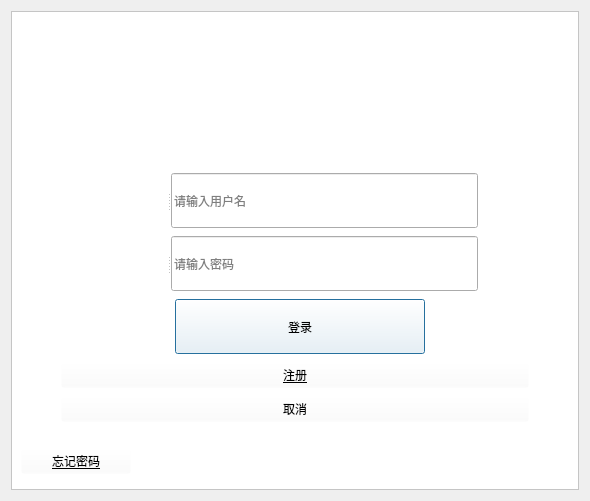
<?xml version="1.0" encoding="UTF-8"?>
<ui version="4.0">
 <class>DialogLogIn</class>
 <widget class="QDialog" name="DialogLogIn">
  <property name="geometry">
   <rect>
    <x>0</x>
    <y>0</y>
    <width>590</width>
    <height>501</height>
   </rect>
  </property>
  <property name="windowTitle">
   <string>Dialog</string>
  </property>
  <layout class="QHBoxLayout" name="horizontalLayout_7">
   <item>
    <widget class="QFrame" name="frame">
     <property name="styleSheet">
      <string notr="true">#frame{background-color: rgb(255, 255, 255);}</string>
     </property>
     <property name="frameShape">
      <enum>QFrame::StyledPanel</enum>
     </property>
     <property name="frameShadow">
      <enum>QFrame::Raised</enum>
     </property>
     <layout class="QVBoxLayout" name="verticalLayout_2">
      <item>
       <spacer name="verticalSpacer">
        <property name="orientation">
         <enum>Qt::Vertical</enum>
        </property>
        <property name="sizeType">
         <enum>QSizePolicy::Maximum</enum>
        </property>
        <property name="sizeHint" stdset="0">
         <size>
          <width>20</width>
          <height>150</height>
         </size>
        </property>
       </spacer>
      </item>
      <item>
       <layout class="QHBoxLayout" name="horizontalLayout_6" stretch="1,4,1">
        <item>
         <spacer name="horizontalSpacer_2">
          <property name="orientation">
           <enum>Qt::Horizontal</enum>
          </property>
          <property name="sizeHint" stdset="0">
           <size>
            <width>38</width>
            <height>20</height>
           </size>
          </property>
         </spacer>
        </item>
        <item>
         <widget class="QSplitter" name="splitter">
          <property name="minimumSize">
           <size>
            <width>350</width>
            <height>0</height>
           </size>
          </property>
          <property name="orientation">
           <enum>Qt::Horizontal</enum>
          </property>
          <widget class="QLabel" name="label_2">
           <property name="minimumSize">
            <size>
             <width>55</width>
             <height>55</height>
            </size>
           </property>
           <property name="maximumSize">
            <size>
             <width>55</width>
             <height>55</height>
            </size>
           </property>
           <property name="styleSheet">
            <string notr="true">border-image: url(:/new/prefix1/m_icon/user.png);</string>
           </property>
           <property name="text">
            <string/>
           </property>
          </widget>
          <widget class="QLineEdit" name="lineUserName">
           <property name="text">
            <string/>
           </property>
           <property name="maxLength">
            <number>32766</number>
           </property>
           <property name="placeholderText">
            <string>请输入用户名</string>
           </property>
          </widget>
         </widget>
        </item>
        <item>
         <spacer name="horizontalSpacer_8">
          <property name="orientation">
           <enum>Qt::Horizontal</enum>
          </property>
          <property name="sizeHint" stdset="0">
           <size>
            <width>40</width>
            <height>20</height>
           </size>
          </property>
         </spacer>
        </item>
       </layout>
      </item>
      <item>
       <layout class="QHBoxLayout" name="horizontalLayout_5" stretch="1,4,1">
        <item>
         <spacer name="horizontalSpacer_3">
          <property name="orientation">
           <enum>Qt::Horizontal</enum>
          </property>
          <property name="sizeHint" stdset="0">
           <size>
            <width>38</width>
            <height>20</height>
           </size>
          </property>
         </spacer>
        </item>
        <item>
         <widget class="QSplitter" name="splitter_2">
          <property name="minimumSize">
           <size>
            <width>350</width>
            <height>0</height>
           </size>
          </property>
          <property name="orientation">
           <enum>Qt::Horizontal</enum>
          </property>
          <widget class="QLabel" name="label_3">
           <property name="minimumSize">
            <size>
             <width>55</width>
             <height>55</height>
            </size>
           </property>
           <property name="maximumSize">
            <size>
             <width>55</width>
             <height>55</height>
            </size>
           </property>
           <property name="styleSheet">
            <string notr="true">border-image: url(:/new/prefix1/m_icon/lock.png);</string>
           </property>
           <property name="text">
            <string/>
           </property>
          </widget>
          <widget class="QLineEdit" name="lineCode">
           <property name="echoMode">
            <enum>QLineEdit::Password</enum>
           </property>
           <property name="placeholderText">
            <string>请输入密码</string>
           </property>
          </widget>
         </widget>
        </item>
        <item>
         <spacer name="horizontalSpacer_9">
          <property name="orientation">
           <enum>Qt::Horizontal</enum>
          </property>
          <property name="sizeHint" stdset="0">
           <size>
            <width>40</width>
            <height>20</height>
           </size>
          </property>
         </spacer>
        </item>
       </layout>
      </item>
      <item>
       <layout class="QHBoxLayout" name="horizontalLayout_4">
        <item>
         <spacer name="horizontalSpacer_4">
          <property name="orientation">
           <enum>Qt::Horizontal</enum>
          </property>
          <property name="sizeHint" stdset="0">
           <size>
            <width>160</width>
            <height>20</height>
           </size>
          </property>
         </spacer>
        </item>
        <item>
         <widget class="QPushButton" name="btnLogIn">
          <property name="minimumSize">
           <size>
            <width>250</width>
            <height>55</height>
           </size>
          </property>
          <property name="cursor">
           <cursorShape>PointingHandCursor</cursorShape>
          </property>
          <property name="styleSheet">
           <string notr="true">background-color: rgba(255, 255, 255, 20);
font: 16pt &quot;AcadEref&quot;;</string>
          </property>
          <property name="text">
           <string>登录</string>
          </property>
         </widget>
        </item>
        <item>
         <spacer name="horizontalSpacer_5">
          <property name="orientation">
           <enum>Qt::Horizontal</enum>
          </property>
          <property name="sizeHint" stdset="0">
           <size>
            <width>149</width>
            <height>20</height>
           </size>
          </property>
         </spacer>
        </item>
       </layout>
      </item>
      <item>
       <layout class="QHBoxLayout" name="horizontalLayout_3">
        <item>
         <spacer name="horizontalSpacer_6">
          <property name="orientation">
           <enum>Qt::Horizontal</enum>
          </property>
          <property name="sizeType">
           <enum>QSizePolicy::Minimum</enum>
          </property>
          <property name="sizeHint" stdset="0">
           <size>
            <width>40</width>
            <height>20</height>
           </size>
          </property>
         </spacer>
        </item>
        <item>
         <widget class="QPushButton" name="btnRegister">
          <property name="minimumSize">
           <size>
            <width>150</width>
            <height>0</height>
           </size>
          </property>
          <property name="cursor">
           <cursorShape>PointingHandCursor</cursorShape>
          </property>
          <property name="styleSheet">
           <string notr="true">font: 12pt &quot;AcadEref&quot;;
text-decoration: underline;
background-color: rgba(255, 255, 255, 0);</string>
          </property>
          <property name="text">
           <string>注册</string>
          </property>
         </widget>
        </item>
        <item>
         <spacer name="horizontalSpacer_7">
          <property name="orientation">
           <enum>Qt::Horizontal</enum>
          </property>
          <property name="sizeType">
           <enum>QSizePolicy::Minimum</enum>
          </property>
          <property name="sizeHint" stdset="0">
           <size>
            <width>40</width>
            <height>20</height>
           </size>
          </property>
         </spacer>
        </item>
       </layout>
      </item>
      <item>
       <layout class="QHBoxLayout" name="horizontalLayout">
        <item>
         <spacer name="horizontalSpacer">
          <property name="orientation">
           <enum>Qt::Horizontal</enum>
          </property>
          <property name="sizeType">
           <enum>QSizePolicy::Minimum</enum>
          </property>
          <property name="sizeHint" stdset="0">
           <size>
            <width>40</width>
            <height>20</height>
           </size>
          </property>
         </spacer>
        </item>
        <item>
         <widget class="QPushButton" name="btnClose">
          <property name="cursor">
           <cursorShape>PointingHandCursor</cursorShape>
          </property>
          <property name="styleSheet">
           <string notr="true">background-color: rgba(255, 255, 255, 0);</string>
          </property>
          <property name="text">
           <string>取消</string>
          </property>
         </widget>
        </item>
        <item>
         <spacer name="horizontalSpacer_10">
          <property name="orientation">
           <enum>Qt::Horizontal</enum>
          </property>
          <property name="sizeType">
           <enum>QSizePolicy::Minimum</enum>
          </property>
          <property name="sizeHint" stdset="0">
           <size>
            <width>40</width>
            <height>20</height>
           </size>
          </property>
         </spacer>
        </item>
       </layout>
      </item>
      <item>
       <spacer name="verticalSpacer_2">
        <property name="orientation">
         <enum>Qt::Vertical</enum>
        </property>
        <property name="sizeType">
         <enum>QSizePolicy::Maximum</enum>
        </property>
        <property name="sizeHint" stdset="0">
         <size>
          <width>20</width>
          <height>18</height>
         </size>
        </property>
       </spacer>
      </item>
      <item>
       <layout class="QHBoxLayout" name="horizontalLayout_2" stretch="1,4">
        <item>
         <widget class="QPushButton" name="pushButton">
          <property name="cursor">
           <cursorShape>PointingHandCursor</cursorShape>
          </property>
          <property name="styleSheet">
           <string notr="true">background-color: rgba(255, 255, 255, 0);
font: 9pt &quot;AcadEref&quot;;
text-decoration: underline;</string>
          </property>
          <property name="text">
           <string>忘记密码</string>
          </property>
         </widget>
        </item>
        <item>
         <spacer name="horizontalSpacer_11">
          <property name="orientation">
           <enum>Qt::Horizontal</enum>
          </property>
          <property name="sizeHint" stdset="0">
           <size>
            <width>40</width>
            <height>20</height>
           </size>
          </property>
         </spacer>
        </item>
       </layout>
      </item>
     </layout>
    </widget>
   </item>
  </layout>
 </widget>
 <resources/>
 <connections/>
</ui>
